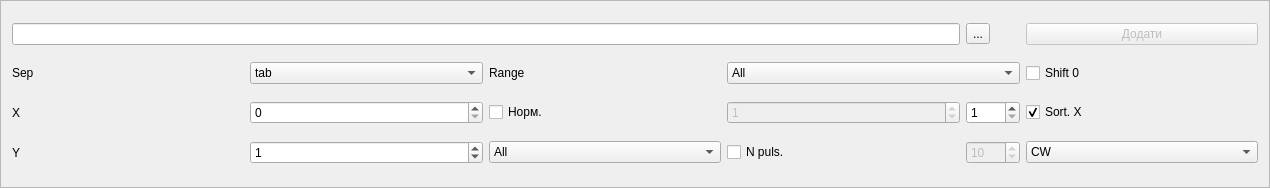
<?xml version="1.0" encoding="UTF-8"?>
<ui version="4.0">
 <class>DataLoad</class>
 <widget class="QFrame" name="DataLoad">
  <property name="geometry">
   <rect>
    <x>0</x>
    <y>0</y>
    <width>1270</width>
    <height>188</height>
   </rect>
  </property>
  <property name="sizePolicy">
   <sizepolicy hsizetype="Expanding" vsizetype="Preferred">
    <horstretch>0</horstretch>
    <verstretch>0</verstretch>
   </sizepolicy>
  </property>
  <property name="windowTitle">
   <string>Frame</string>
  </property>
  <property name="frameShape">
   <enum>QFrame::StyledPanel</enum>
  </property>
  <property name="frameShadow">
   <enum>QFrame::Raised</enum>
  </property>
  <layout class="QGridLayout" name="gridLayout">
   <item row="2" column="6">
    <widget class="QCheckBox" name="autoSortData">
     <property name="text">
      <string>Sort. Х</string>
     </property>
     <property name="checked">
      <bool>true</bool>
     </property>
    </widget>
   </item>
   <item row="2" column="3">
    <widget class="QSpinBox" name="mColumn">
     <property name="enabled">
      <bool>false</bool>
     </property>
     <property name="value">
      <number>1</number>
     </property>
    </widget>
   </item>
   <item row="1" column="1">
    <widget class="QComboBox" name="delimiter">
     <property name="currentIndex">
      <number>2</number>
     </property>
     <item>
      <property name="text">
       <string>space space</string>
      </property>
     </item>
     <item>
      <property name="text">
       <string>space</string>
      </property>
     </item>
     <item>
      <property name="text">
       <string>tab</string>
      </property>
     </item>
     <item>
      <property name="text">
       <string>,</string>
      </property>
     </item>
     <item>
      <property name="text">
       <string>.</string>
      </property>
     </item>
     <item>
      <property name="text">
       <string>;</string>
      </property>
     </item>
     <item>
      <property name="text">
       <string>none (*.npy)</string>
      </property>
     </item>
    </widget>
   </item>
   <item row="2" column="1">
    <widget class="QSpinBox" name="xColumn">
     <property name="value">
      <number>0</number>
     </property>
    </widget>
   </item>
   <item row="1" column="3" colspan="2">
    <widget class="QComboBox" name="selectPartOfData">
     <item>
      <property name="text">
       <string>All</string>
      </property>
     </item>
     <item>
      <property name="text">
       <string>Forw</string>
      </property>
     </item>
     <item>
      <property name="text">
       <string>Backw</string>
      </property>
     </item>
    </widget>
   </item>
   <item row="1" column="6">
    <widget class="QCheckBox" name="shift0">
     <property name="text">
      <string>Shift 0</string>
     </property>
    </widget>
   </item>
   <item row="1" column="0">
    <widget class="QLabel" name="label_3">
     <property name="text">
      <string>Sep</string>
     </property>
    </widget>
   </item>
   <item row="3" column="0">
    <widget class="QLabel" name="label_2">
     <property name="text">
      <string>Y</string>
     </property>
    </widget>
   </item>
   <item row="0" column="6">
    <widget class="QPushButton" name="addToTable">
     <property name="enabled">
      <bool>false</bool>
     </property>
     <property name="text">
      <string>Додати</string>
     </property>
     <property name="icon">
      <iconset>
       <normaloff>../buttons/add.svg</normaloff>../buttons/add.svg</iconset>
     </property>
     <property name="iconSize">
      <size>
       <width>16</width>
       <height>16</height>
      </size>
     </property>
    </widget>
   </item>
   <item row="2" column="2">
    <widget class="QCheckBox" name="isNormColumn">
     <property name="text">
      <string>Норм.</string>
     </property>
     <property name="checked">
      <bool>false</bool>
     </property>
    </widget>
   </item>
   <item row="3" column="3">
    <widget class="QCheckBox" name="startStepAverage">
     <property name="text">
      <string>N puls.</string>
     </property>
    </widget>
   </item>
   <item row="3" column="4">
    <widget class="QSpinBox" name="startStepAverage_N">
     <property name="enabled">
      <bool>false</bool>
     </property>
     <property name="minimum">
      <number>1</number>
     </property>
     <property name="maximum">
      <number>1000</number>
     </property>
     <property name="value">
      <number>10</number>
     </property>
    </widget>
   </item>
   <item row="3" column="6">
    <widget class="QComboBox" name="exp_type">
     <item>
      <property name="text">
       <string>CW</string>
      </property>
     </item>
     <item>
      <property name="text">
       <string>PICO</string>
      </property>
     </item>
    </widget>
   </item>
   <item row="2" column="0">
    <widget class="QLabel" name="label">
     <property name="text">
      <string>X</string>
     </property>
    </widget>
   </item>
   <item row="3" column="2">
    <widget class="QComboBox" name="Norm_col_select">
     <item>
      <property name="text">
       <string>All</string>
      </property>
     </item>
     <item>
      <property name="text">
       <string>X</string>
      </property>
     </item>
     <item>
      <property name="text">
       <string>Y</string>
      </property>
     </item>
    </widget>
   </item>
   <item row="2" column="4">
    <widget class="QSpinBox" name="Norm_Col_Pow">
     <property name="minimum">
      <number>1</number>
     </property>
     <property name="maximum">
      <number>5</number>
     </property>
    </widget>
   </item>
   <item row="3" column="1">
    <widget class="QSpinBox" name="yColumn">
     <property name="value">
      <number>1</number>
     </property>
    </widget>
   </item>
   <item row="1" column="2">
    <widget class="QLabel" name="label_4">
     <property name="text">
      <string>Range</string>
     </property>
    </widget>
   </item>
   <item row="0" column="0" colspan="4">
    <widget class="QLineEdit" name="filePath">
     <property name="echoMode">
      <enum>QLineEdit::Normal</enum>
     </property>
    </widget>
   </item>
   <item row="0" column="4">
    <widget class="QToolButton" name="selectFile">
     <property name="text">
      <string>...</string>
     </property>
    </widget>
   </item>
  </layout>
 </widget>
 <resources/>
 <connections/>
</ui>
